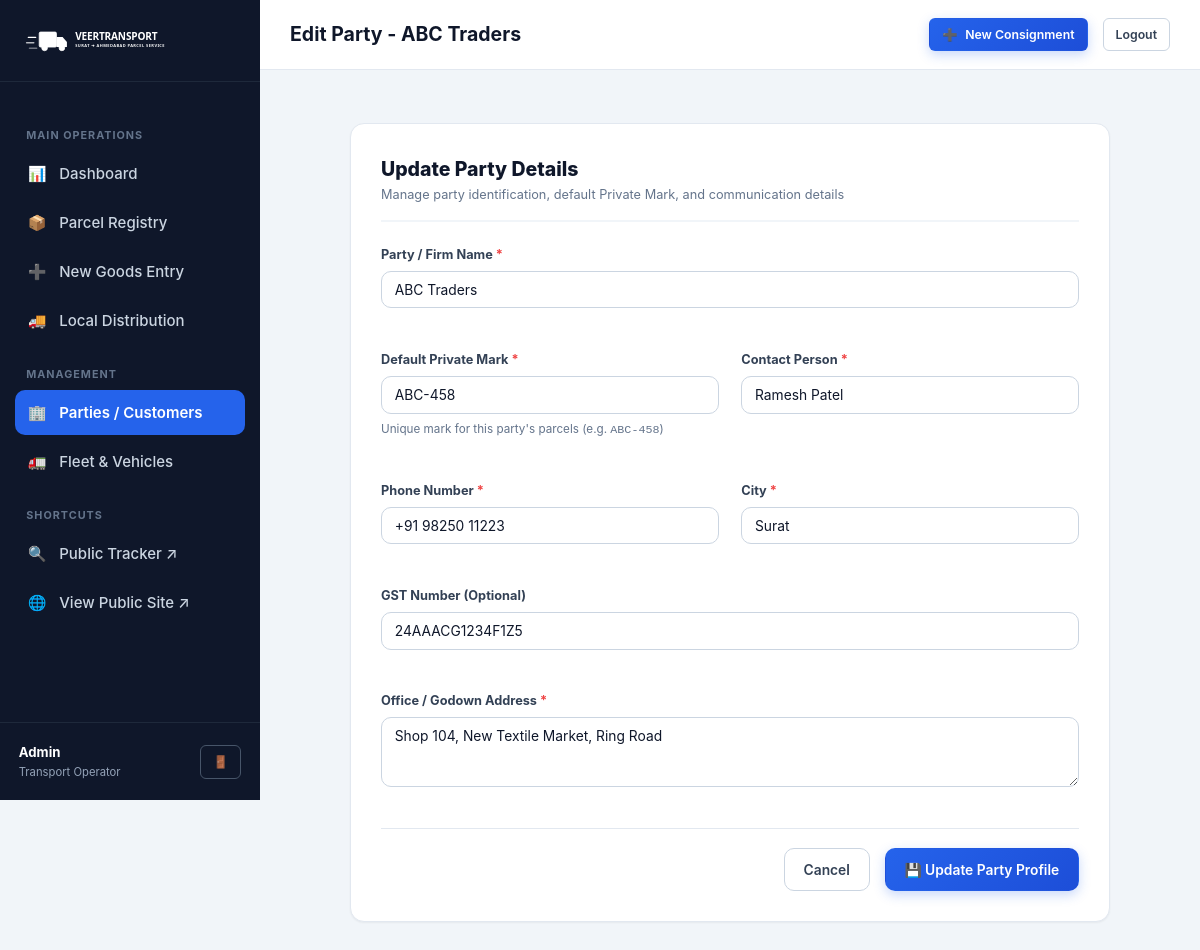
The page /parties/1/edit/ (signed in) on the database its author committed.
### transport/models.py (models this page shows, shortened)
class Party(models.Model):
    name = models.CharField(max_length=150, verbose_name="Party Name")
    contact_person = models.CharField(max_length=100, verbose_name="Contact Person")
    phone = models.CharField(max_length=20, verbose_name="Phone Number")
    address = models.TextField(verbose_name="Address")
    city = models.CharField(max_length=100, verbose_name="City")
    gst_number = models.CharField(max_length=20, blank=True, verbose_name="GST Number")
    private_mark = models.CharField(
        max_length=100,
        verbose_name="Private Mark",
        help_text="Standard private identification mark used for this party's parcels (e.g. ABC-458)"
    )
    created_at = models.DateTimeField(auto_now_add=True)
    class Meta:
        ordering = ['name']
        verbose_name = "Party / Customer"
        verbose_name_plural = "Parties / Customers"

### transport/views.py (the view)
# urls.py: path('parties/<int:pk>/edit/', views.party_edit, name='party_edit'),
@login_required
def party_edit(request, pk):
    party = get_object_or_404(Party, pk=pk)
    if request.method == 'POST':
        form = PartyForm(request.POST, instance=party)
        if form.is_valid():
            party = form.save()
            messages.success(request, f"Party '{party.name}' updated successfully.")
            return redirect('party_detail', pk=party.pk)
        else:
            messages.error(request, "Please resolve the errors below.")
    else:
        form = PartyForm(instance=party)
    return render(request, 'party_form.html', {
        'form': form,
        'party': party,
        'is_edit': True,
        'title': f'Edit Party - {party.name}',
    })

### transport/forms.py
class PartyForm(forms.ModelForm):
    class Meta:
        model = Party
        fields = ['name', 'contact_person', 'phone', 'address', 'city', 'gst_number', 'private_mark']
        widgets = {
            'name': forms.TextInput(attrs={'class': 'form-input', 'placeholder': 'Company or Firm Name'}),
            'contact_person': forms.TextInput(attrs={'class': 'form-input', 'placeholder': 'Proprietor or Manager'}),
            'phone': forms.TextInput(attrs={'class': 'form-input', 'placeholder': 'Contact Number'}),
            'address': forms.Textarea(attrs={'class': 'form-textarea', 'rows': 3, 'placeholder': 'Full Office/Godown Address'}),
            'city': forms.TextInput(attrs={'class': 'form-input', 'placeholder': 'e.g. Surat, Ahmedabad'}),
            'gst_number': forms.TextInput(attrs={'class': 'form-input', 'placeholder': 'e.g. 24AAACG1234F1Z5 (Optional)'}),
            'private_mark': forms.TextInput(attrs={'class': 'form-input', 'placeholder': 'e.g. ABC-458'}),
        }

### templates/party_form.html (shortened to what this page needs)
{% extends 'base_admin.html' %}
{% load static %}
{% block page_title %}{% if is_edit %}Edit Party - {{ party.name }}{% else %}Register New Party / Customer{% endif %}{% endblock %}
{% block content %}
<div style="max-width: 760px; margin: 0 auto;">
  <div class="form-card">
    <div style="margin-bottom: 1.5rem; border-bottom: 2px solid var(--slate-100); padding-bottom: 1rem;">
      <h2 style="font-size: 1.3rem; font-weight: 800; color: var(--slate-900);">
        {% if is_edit %}Update Party Details{% else %}Add New Trading Party / Customer{% endif %}
      </h2>
      <p style="font-size: 0.85rem; color: var(--slate-500);">
        Manage party identification, default Private Mark, and communication details
      </p>
    </div>
    <form method="POST">
      <div class="form-grid">
        <div class="form-group full-width">
          <label class="form-label required">Party / Firm Name</label>
          {{ form.name }}
        </div>
        <div class="form-group">
          <label class="form-label required">Default Private Mark</label>
          {{ form.private_mark }}
          <span class="form-helper">Unique mark for this party's parcels (e.g. <code>ABC-458</code>)</span>
        </div>
        <div class="form-group">
          <label class="form-label required">Contact Person</label>
          {{ form.contact_person }}
        </div>
        <div class="form-group">
          <label class="form-label required">Phone Number</label>
          {{ form.phone }}
        </div>
        <div class="form-group">
          <label class="form-label required">City</label>
          {{ form.city }}
        </div>
        <div class="form-group full-width">
          <label class="form-label">GST Number (Optional)</label>
          {{ form.gst_number }}
        </div>
        <div class="form-group full-width">
          <label class="form-label required">Office / Godown Address</label>
          {{ form.address }}
        </div>
      </div>
      <div style="margin-top: 1.5rem; display: flex; justify-content: flex-end; gap: 1rem; border-top: 1px solid var(--slate-200); padding-top: 1.25rem;">
        <a href="{% url 'party_list' %}" class="btn btn-secondary">Cancel</a>
        <button type="submit" class="btn btn-primary">
          {% if is_edit %}💾 Update Party Profile{% else %}➕ Register Party{% endif %}
        </button>
      </div>
    </form>
  </div>
</div>
{% endblock %}

### templates/base_admin.html (shortened to what this page needs)
{% load static %}
<!DOCTYPE html>
<html lang="en">
<head>
  <link rel="stylesheet" href="{% static 'css/style.css' %}">
  <link rel="stylesheet" href="{% static 'css/print.css' %}" media="print">
</head>
<body>
<div class="admin-layout">
  <aside class="admin-sidebar">
    <div class="sidebar-header">
      <img src="{% static 'images/logo.svg' %}" alt="Logo" style="height: 36px; filter: brightness(0) invert(1);">
    </div>
    <ul class="sidebar-nav">
      <li class="sidebar-nav-title">Main Operations</li>
      <li>
        <a href="{% url 'dashboard' %}" class="sidebar-nav-link {% if request.resolver_match.url_name == 'dashboard' %}active{% endif %}">
          <span>📊</span> Dashboard
        </a>
      </li>
      <li>
        <a href="{% url 'parcel_list' %}" class="sidebar-nav-link {% if 'parcel' in request.resolver_match.url_name and request.resolver_match.url_name != 'parcel_create' %}active{% endif %}">
          <span>📦</span> Parcel Registry
        </a>
      </li>
      <li>
        <a href="{% url 'parcel_create' %}" class="sidebar-nav-link {% if request.resolver_match.url_name == 'parcel_create' %}active{% endif %}">
          <span>➕</span> New Goods Entry
        </a>
      </li>
      <li>
        <a href="{% url 'distribution_list' %}" class="sidebar-nav-link {% if request.resolver_match.url_name == 'distribution_list' %}active{% endif %}">
          <span>🚚</span> Local Distribution
        </a>
      </li>
      <li class="sidebar-nav-title">Management</li>
      <li>
        <a href="{% url 'party_list' %}" class="sidebar-nav-link {% if 'party' in request.resolver_match.url_name %}active{% endif %}">
          <span>🏢</span> Parties / Customers
        </a>
      </li>
      <li>
        <a href="{% url 'vehicle_list' %}" class="sidebar-nav-link {% if 'vehicle' in request.resolver_match.url_name %}active{% endif %}">
          <span>🚛</span> Fleet &amp; Vehicles
        </a>
      </li>
      <li class="sidebar-nav-title">Shortcuts</li>
      <li>
        <a href="{% url 'public_tracking' %}" target="_blank" class="sidebar-nav-link">
          <span>🔍</span> Public Tracker ↗
        </a>
      </li>
      <li>
        <a href="{% url 'home' %}" target="_blank" class="sidebar-nav-link">
          <span>🌐</span> View Public Site ↗
        </a>
      </li>
    </ul>
    <div class="sidebar-user">
      <div>
        <div style="font-weight: 700; font-size: 0.88rem; color: #ffffff;">{{ user.username|title }}</div>
        <div style="font-size: 0.75rem; color: #94a3b8;">Transport Operator</div>
      </div>
      <a href="{% url 'admin_logout' %}" class="btn btn-sm btn-dark" style="border: 1px solid #475569;" title="Logout">
        🚪
      </a>
    </div>
  </aside>
  <div class="admin-main">
    <header class="admin-topbar">
      <div style="display: flex; align-items: center; gap: 1rem;">
        <h1 class="topbar-title">{% block page_title %}{{ title|default:"Operations Dashboard" }}{% endblock %}</h1>
      </div>
      <div class="topbar-actions">
        <a href="{% url 'parcel_create' %}" class="btn btn-primary btn-sm">
          <span>➕</span> New Consignment
        </a>
        <a href="{% url 'admin_logout' %}" class="btn btn-secondary btn-sm">
          Logout
        </a>
      </div>
    </header>
    <div style="padding: 1.5rem 2rem 0;">
    </div>
    <main class="admin-content">
      {% block content %}{% endblock %}
    </main>
  </div>
</div>
</body>
</html>

### rows shown on the page
Party: name "ABC Traders", private_mark "ABC-458", contact_person "Ramesh Patel", phone "+91 98250 11223", city "Surat", gst_number "24AAACG1234F1Z5", address "Shop 104, New Textile Market, Ring Road"

### other values the page prints
{{ user.username|title }} "Admin"
